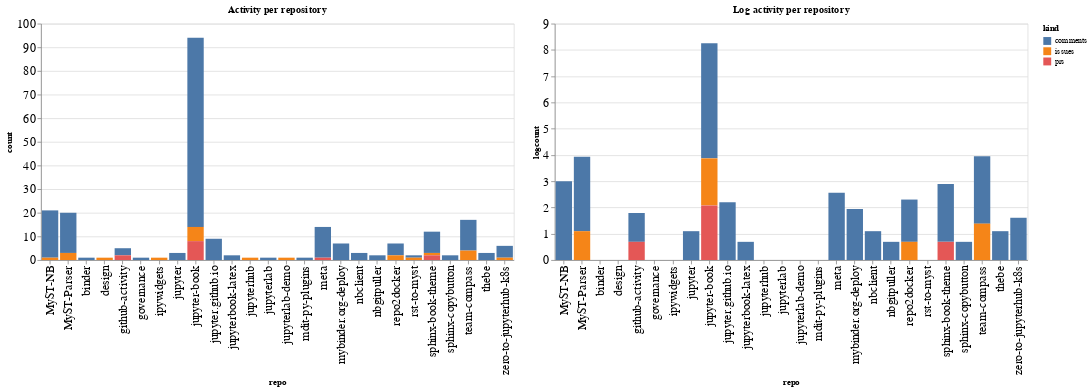

Write notebook code for a chart like this one.
### Code cell
ch1 = alt.Chart(repo_summaries, width=600, title="Activity per repository").mark_bar().encode(
    x='repo',
    y='count',
    color='kind',
    tooltip="kind"
)

ch2 = alt.Chart(repo_summaries, width=600, title="Log activity per repository").mark_bar().encode(
    x='repo',
    y='logcount',
    color='kind',
    tooltip="kind"
)

ch1 | ch2

### Figure 1 — Vega-Lite specification as saved in the notebook (floating-point values rounded to 4 significant figures)
{"config": {"axisLeft": {"labelFontSize": 15}, "axisBottom": {"labelFontSize": 15}}, "hconcat": [{"mark": "bar", "encoding": {"color": {"type": "nominal", "field": "kind"}, "tooltip": {"type": "nominal", "field": "kind"}, "x": {"type": "nominal", "field": "repo"}, "y": {"type": "quantitative", "field": "count"}}, "title": "Activity per repository", "width": 600}, {"mark": "bar", "encoding": {"color": {"type": "nominal", "field": "kind"}, "tooltip": {"type": "nominal", "field": "kind"}, "x": {"type": "nominal", "field": "repo"}, "y": {"type": "quantitative", "field": "logcount"}}, "title": "Log activity per repository", "width": 600}], "data": {"name": "data-763a88fc506a4415d78f5cf28ad4c504"}, "$schema": "https://vega.github.io/schema/vega-lite/v4.8.1.json", "datasets": {"data-763a88fc506a4415d78f5cf28ad4c504": [{"repo": "MyST-NB", "kind": "comments", "count": 20, "logcount": 2.996}, {"repo": "MyST-NB", "kind": "issues", "count": 1, "logcount": 0.0}, {"repo": "MyST-Parser", "kind": "comments", "count": 17, "logcount": 2.833}, {"repo": "MyST-Parser", "kind": "issues", "count": 3, "logcount": 1.099}, {"repo": "binder", "kind": "comments", "count": 1, "logcount": 0.0}, {"repo": "design", "kind": "issues", "count": 1, "logcount": 0.0}, {"repo": "github-activity", "kind": "comments", "count": 3, "logcount": 1.099}, {"repo": "github-activity", "kind": "prs", "count": 2, "logcount": 0.6931}, {"repo": "governance", "kind": "comments", "count": 1, "logcount": 0.0}, {"repo": "ipywidgets", "kind": "issues", "count": 1, "logcount": 0.0}, {"repo": "jupyter", "kind": "comments", "count": 3, "logcount": 1.099}, {"repo": "jupyter-book", "kind": "comments", "count": 80, "logcount": 4.382}, {"repo": "jupyter-book", "kind": "issues", "count": 6, "logcount": 1.792}, {"repo": "jupyter-book", "kind": "prs", "count": 8, "logcount": 2.079}, {"repo": "jupyter.github.io", "kind": "comments", "count": 9, "logcount": 2.197}, {"repo": "jupyterbook-latex", "kind": "comments", "count": 2, "logcount": 0.6931}, {"repo": "jupyterhub", "kind": "issues", "count": 1, "logcount": 0.0}, {"repo": "jupyterlab", "kind": "comments", "count": 1, "logcount": 0.0}, {"repo": "jupyterlab-demo", "kind": "issues", "count": 1, "logcount": 0.0}, {"repo": "mdit-py-plugins", "kind": "comments", "count": 1, "logcount": 0.0}, {"repo": "meta", "kind": "comments", "count": 13, "logcount": 2.565}, {"repo": "meta", "kind": "prs", "count": 1, "logcount": 0.0}, {"repo": "mybinder.org-deploy", "kind": "comments", "count": 7, "logcount": 1.946}, {"repo": "nbclient", "kind": "comments", "count": 3, "logcount": 1.099}, {"repo": "nbgitpuller", "kind": "comments", "count": 2, "logcount": 0.6931}, {"repo": "repo2docker", "kind": "comments", "count": 5, "logcount": 1.609}, {"repo": "repo2docker", "kind": "issues", "count": 2, "logcount": 0.6931}, {"repo": "rst-to-myst", "kind": "comments", "count": 1, "logcount": 0.0}, {"repo": "rst-to-myst", "kind": "issues", "count": 1, "logcount": 0.0}, {"repo": "sphinx-book-theme", "kind": "comments", "count": 9, "logcount": 2.197}, {"repo": "sphinx-book-theme", "kind": "issues", "count": 1, "logcount": 0.0}, {"repo": "sphinx-book-theme", "kind": "prs", "count": 2, "logcount": 0.6931}, {"repo": "sphinx-copybutton", "kind": "comments", "count": 2, "logcount": 0.6931}, {"repo": "team-compass", "kind": "comments", "count": 13, "logcount": 2.565}, {"repo": "team-compass", "kind": "issues", "count": 4, "logcount": 1.386}, {"repo": "thebe", "kind": "comments", "count": 3, "logcount": 1.099}, {"repo": "zero-to-jupyterhub-k8s", "kind": "comments", "count": 5, "logcount": 1.609}, {"repo": "zero-to-jupyterhub-k8s", "kind": "issues", "count": 1, "logcount": 0.0}]}}
